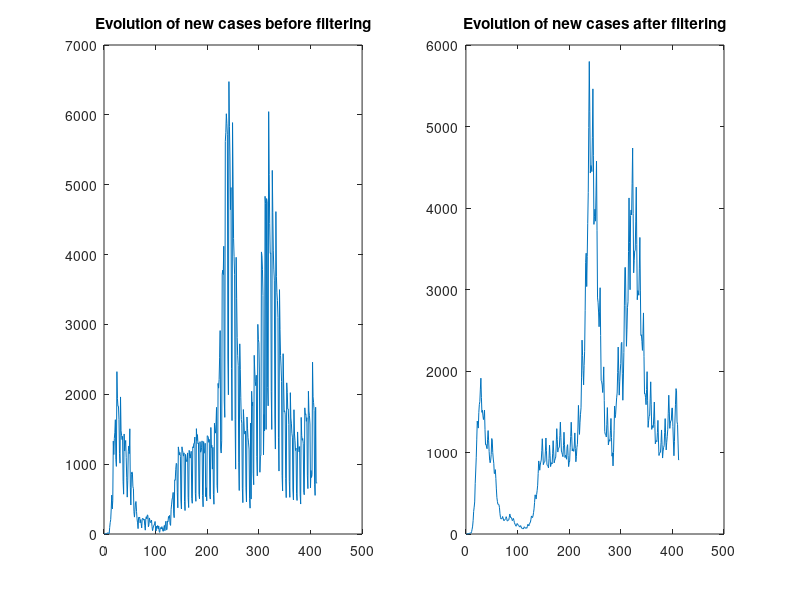
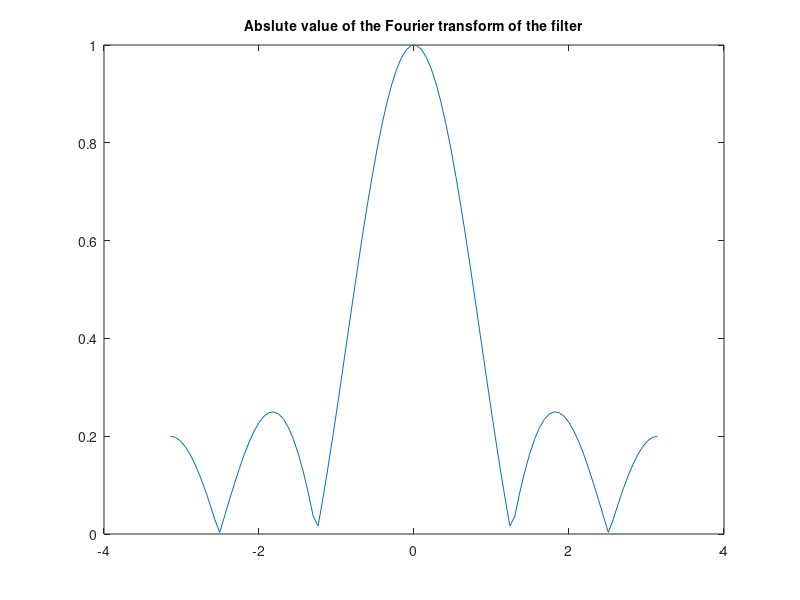
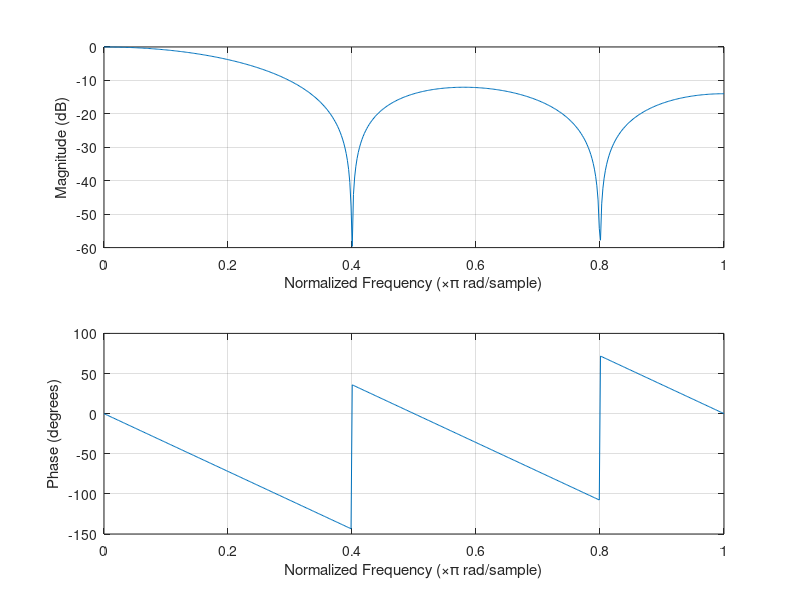
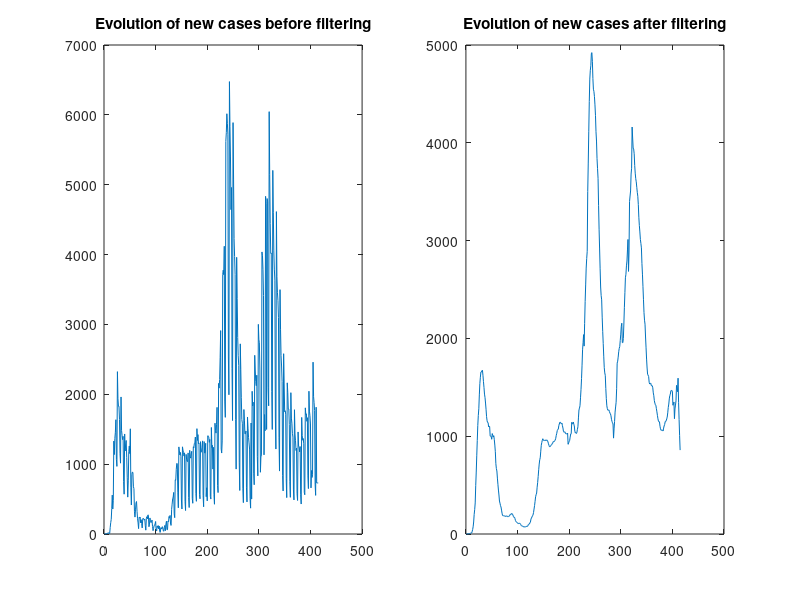

These figures' MATLAB source, in order:
% First lab. David Rosado Rodríguez

% -------------------------------FIRST EXERCISE---------------------------------



% Read the file

x = load('newcases.txt');

% lengthen the vector to apply the filter
x = [(x(1)*ones(1,2))';x;(x(length(x))*ones(1,2))'];

% Create and perform the filter
b = ones(1,5)/5;
a = zeros(1,5);
a(1) = 1;
y = filter(b,a,x);

% Plot the data before filter and after filtering
figure(1);
subplot(1, 2, 1);
x_axis_vector = 1:length(x);
plot(x_axis_vector,x);
title('Evolution of new cases before filtering');
subplot(1, 2, 2);
x_axis_vector = 1:length(y);
plot(x_axis_vector,y);
title('Evolution of new cases after filtering');

% Compute the absolute value of the Fourier transform of the filter h
function output = H(w)
  output = abs(2*cos(2*w) + 2*cos(w) + 1)/5;
endfunction

% Plot it
figure(2);
x_axis_vector = linspace(-pi, pi, 100);
y = zeros(1, length(x_axis_vector)); 

for i = 1:length(x_axis_vector)
  y(i) = H(x_axis_vector(i));
end

plot(x_axis_vector,y);
title('Abslute value of the Fourier transform of the filter','fontsize',10);

% Analyze why the noise is reduced
figure(3);
freqz(b);

% Propose different filters...

x = load('newcases.txt');

% lengthen the vector to apply the filter
x = [(x(1)*ones(1,3))';x;(x(length(x))*ones(1,3))'];

% Seven days average filter

% Create the filter
b = ones(1,7)/7;
a = zeros(1,7);
a(1) = 1;
y = filter(b,a,x);

% Plot the data before filter and after filtering
figure(4);
subplot(1, 2, 1);
x_axis_vector = 1:length(x);
plot(x_axis_vector,x);
title('Evolution of new cases before filtering');
subplot(1, 2, 2);
x_axis_vector = 1:length(y);
plot(x_axis_vector,y);
title('Evolution of new cases after filtering');

% Compute the absolute value of the Fourier transform of the new filter
function output = H_1(w)
  output = abs(2*cos(3*w)+2*cos(2*w) + 2*cos(w) + 1)/7;
endfunction

% Plot it
figure(5);
x_axis_vector = linspace(-pi, pi, 100);
y = zeros(1, length(x_axis_vector)); 

for i = 1:length(x_axis_vector)
  y(i) = H_1(x_axis_vector(i));
end

plot(x_axis_vector,y);
title('Abslute value of the Fourier transform of the new filter','fontsize',10);




% -------------------------------SECOND EXERCISE--------------------------------

% Read the file
x = load('heights.txt');

% Compute the total height climbed and descended
climbed = 0;
descended = 0;

for n = 1:length(x)-1
    dif = x(n+1) - x(n);
    if dif > 0
        climbed += dif;
    endif
    if dif < 0
        descended -= dif;
    endif
end

% Print the climbed and descended distance

fprintf('The total climbed distance before filtering is: %.2f\n',climbed);
fprintf('The total descended distance before filtering is: %.2f\n', descended);

% Apply the previous filter 

% lengthen the vector to apply the filter
x = [(x(1)*ones(1,2))';x;(x(length(x))*ones(1,2))'];

% Create and perform the filter
b = ones(1,5)/5;
a = zeros(1,5);
a(1) = 1;
y = filter(b,a,x);

% Plot the data before filter and after filtering
figure(6);
subplot(1, 2, 1);
x_axis_vector = 1:length(x);
plot(x_axis_vector,x);
title('Evolution of heights before filtering');
subplot(1, 2, 2);
x_axis_vector = 1:length(y(5:end));
plot(x_axis_vector,y(5:end));
title('Evolution of heights after filtering');

% Compute the total height climbed and descended
climbed = 0;
descended = 0;

for n = 5:length(y)-1
    dif = y(n+1) - y(n);
    if dif > 0
        climbed += dif;
    endif
    if dif < 0
        descended -= dif;
    endif
end

% Print the climbed and descended distance

fprintf('The total climbed distance after filtering is: %.2f\n',climbed);
fprintf('The total descended distance after filtering is: %.2f\n', descended);


